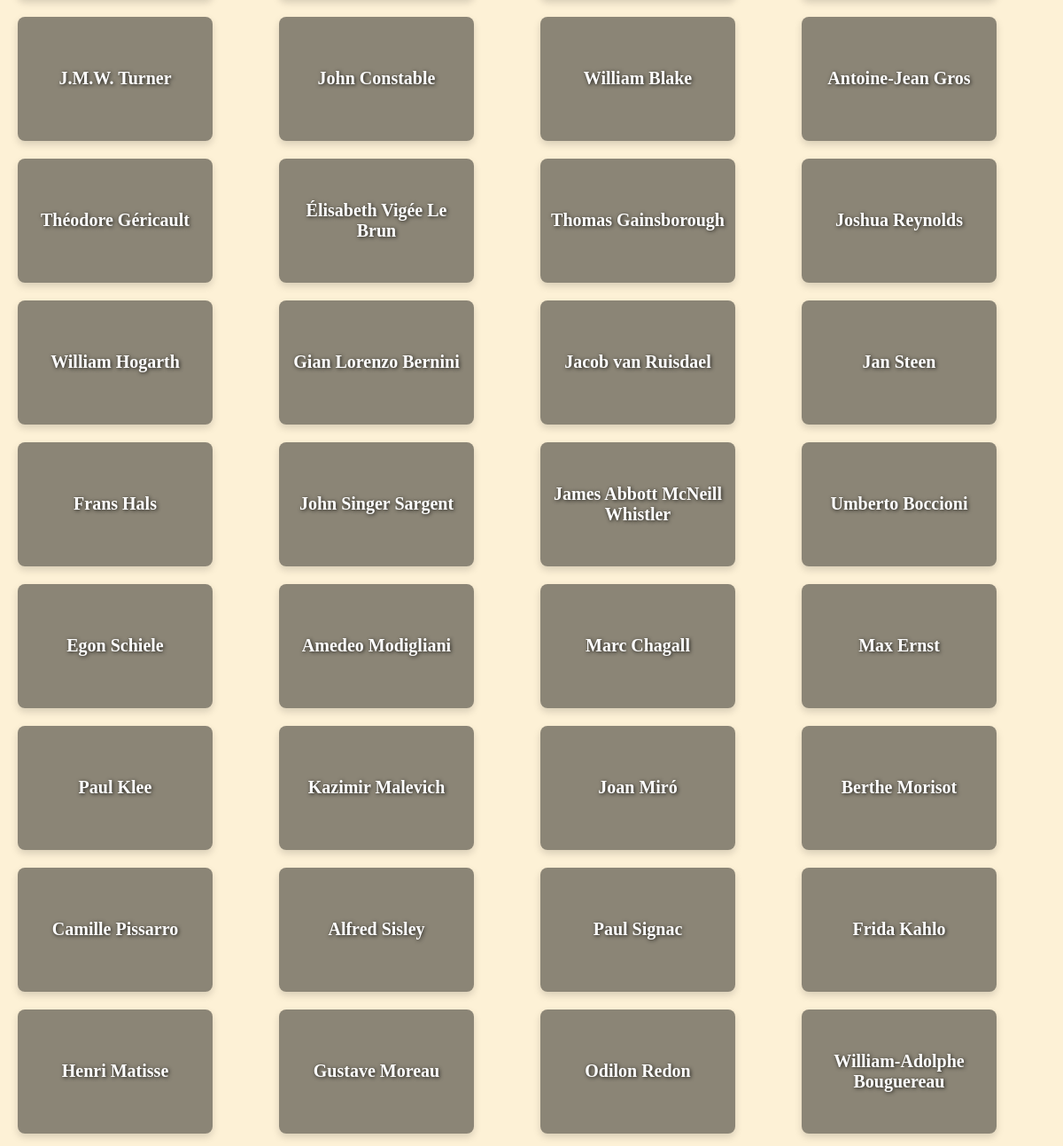
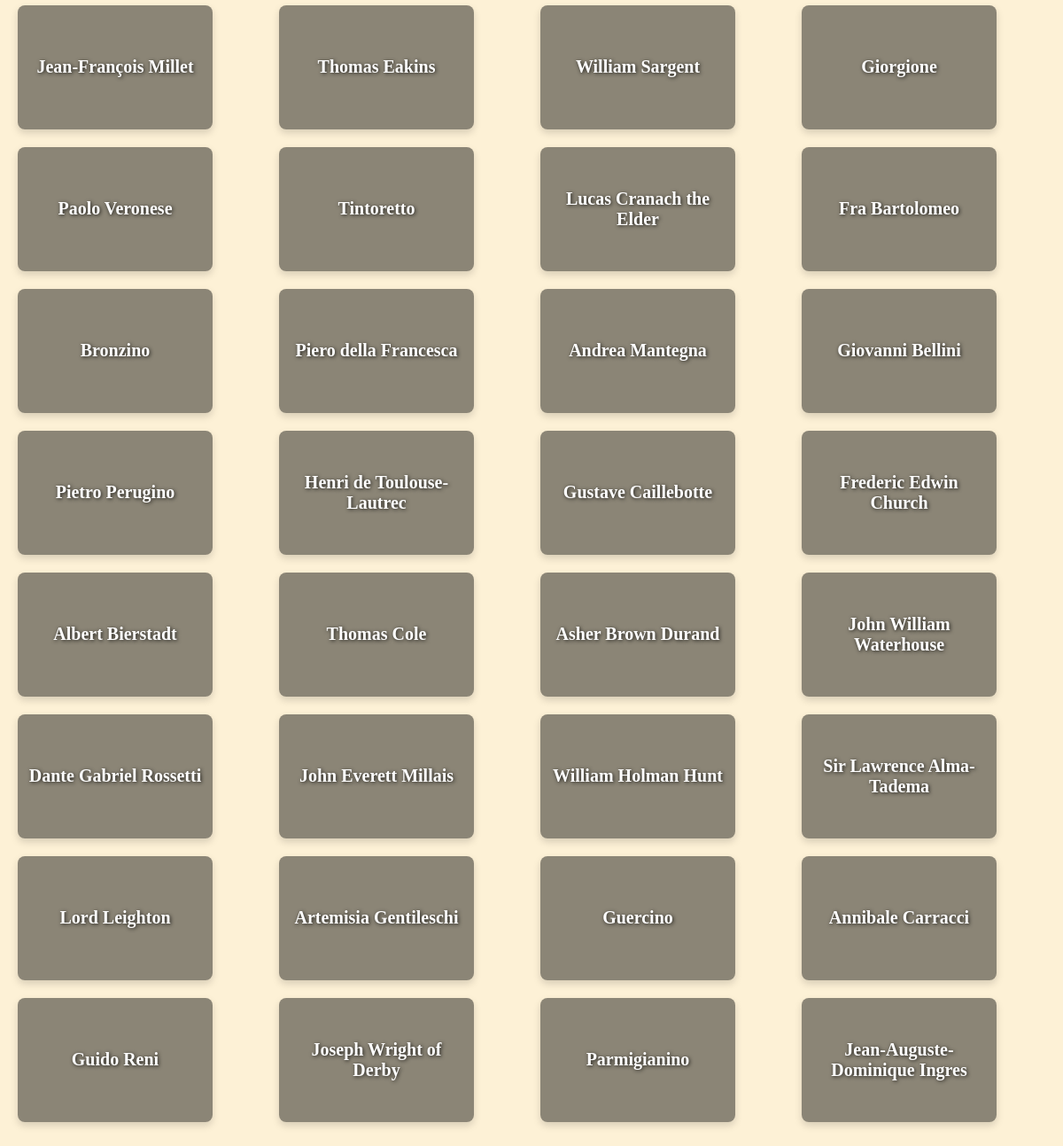
The page /artist (lower part) on the database as committed earlier (2 pictures, top to bottom).
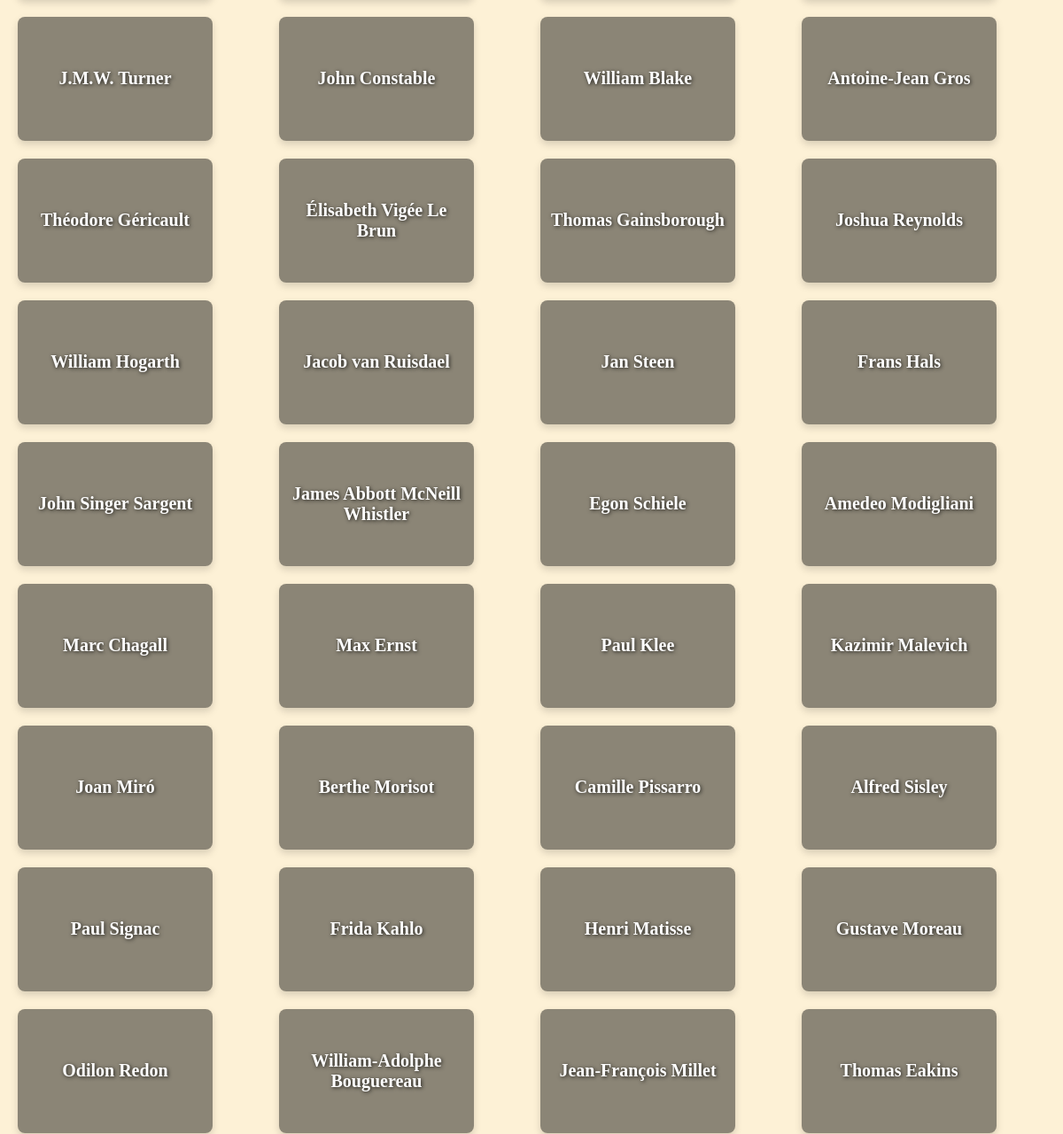
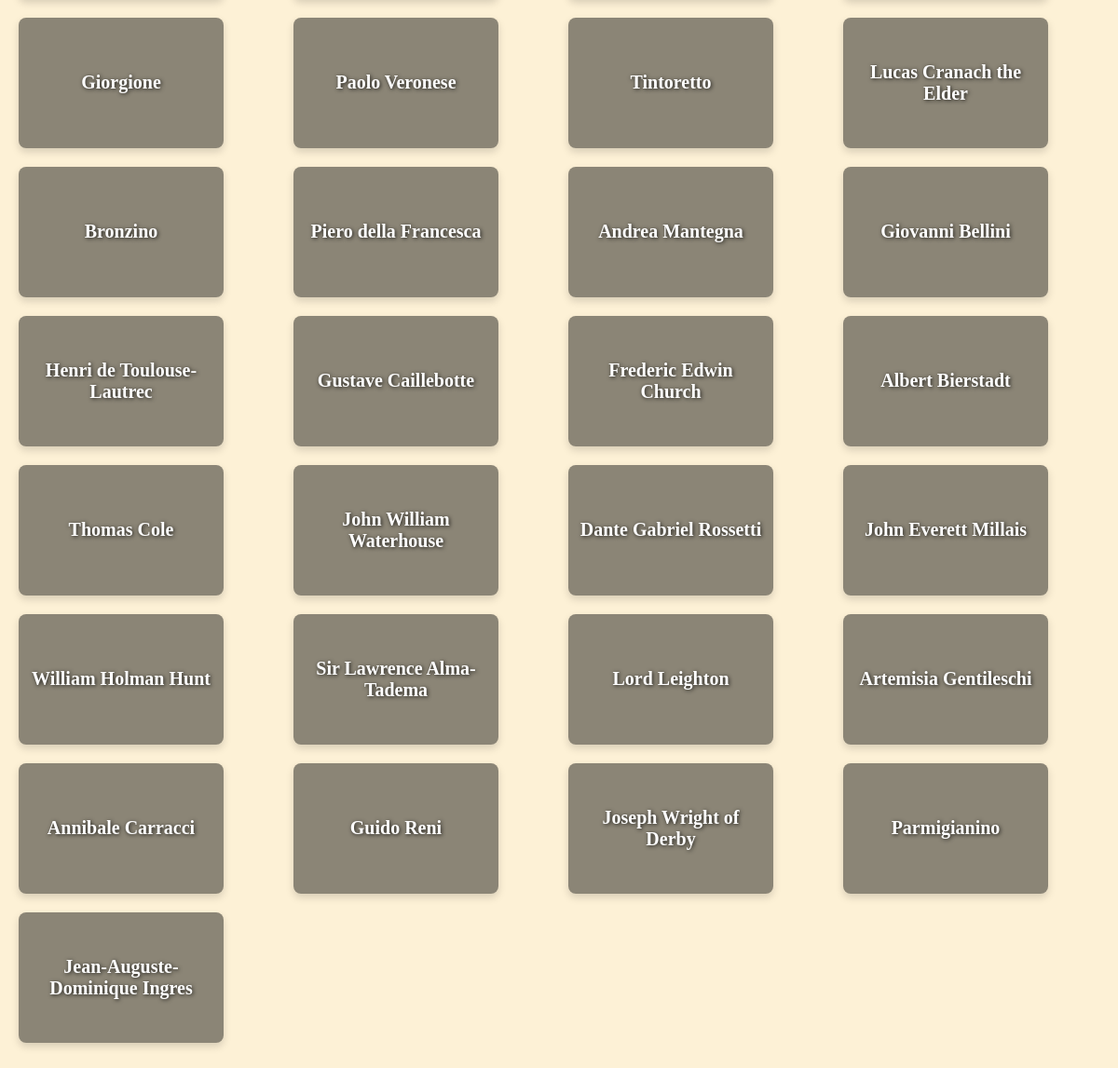
The same page on the database as committed later (2 pictures, top to bottom).
### tables this page shows
CREATE TABLE Artist (
    ArtistID INTEGER PRIMARY KEY AUTOINCREMENT,
    ArtistName TEXT NOT NULL UNIQUE
);

### test.py (the view)
@app.route('/artist')
def artist():
    all_artists = query_db('''
        SELECT Artist.ArtistID,
               Artist.ArtistName,
               Paintings.ImageURL AS ArtistImage
        FROM Artist
        LEFT JOIN Paintings ON Artist.ArtistID = Paintings.ArtistID
        GROUP BY Artist.ArtistID
    ''')
    return render_template("artist.html", artists=all_artists)

### test.py (called while the page is built)
def get_db():
    db = getattr(g, '_database', None)
    if db is None:
        db = g._database = sqlite3.connect(DATABASE)
        db.row_factory = sqlite3.Row
    return db

@app.teardown_appcontext
def close_connection(exception):
    db = getattr(g, '_database', None)
    if db is not None:
        db.close()

def query_db(query, args=(), one=False):
    cur = get_db().execute(query, args)
    rv = cur.fetchall()
    cur.close()
    return (rv[0] if rv else None) if one else rv

### templates/artist.html (shortened to what this page needs)
{% extends "layout.html" %}
{% block styles %}
    <link rel="stylesheet" href="{{ url_for('static', filename='artworks.css') }}">
{% endblock %}
{% block body %}
<div class="artworks-page">
    <div class="movements-section">
        <div class="movements-grid-4">
            {% for artist in artists %}
                <a href="{{ url_for('filter_page', artist_id=artist['ArtistID']) }}" class="movement-card">
                    <div class="movement-bg" style="background-image: url('{{ artist['ArtistImage'] }}');"></div>
                    <div class="movement-overlay"></div>
                    <span class="movement-title">{{ artist['ArtistName'] }}</span>
                </a>
            {% endfor %}
        </div>
    </div>
</div>
{% endblock %}

### templates/layout.html (shortened to what this page needs)
<!DOCTYPE html>
<html lang="en">
<head>
    <link rel="stylesheet" href="{{ url_for('static', filename='layout.css') }}">
    {% block styles %}{% endblock %}
</head>
<body>
<main class="main-content">
    {% block body %}
    {% endblock %}
</main>

### static/layout.css (style rules this page uses)
body { background-color: #fdf1d6; font-family: "Times New Roman", serif; margin: 0; padding: 0; text-align: center; }

### static/artworks.css (style rules this page uses)
main, body, html { margin: 0 !important; padding: 0 !important; }
.artworks-page { margin-top: 0 !important; padding-top: 0 !important; }
.movements-section { text-align: center; padding: 30px 20px; }
.movements-grid-4 { display: grid; grid-template-columns: repeat(4, 1fr); gap: 20px; max-width: 1200px; margin: 0 auto; }

Rows that differ between the two databases and show on the page:
removed Artist: ArtistName "Gian Lorenzo Bernini"
removed Artist: ArtistName "Umberto Boccioni"
removed Artist: ArtistName "William Sargent"
removed Artist: ArtistName "Fra Bartolomeo"
removed Artist: ArtistName "Pietro Perugino"
removed Artist: ArtistName "Asher Brown Durand"
removed Artist: ArtistName "Guercino"
